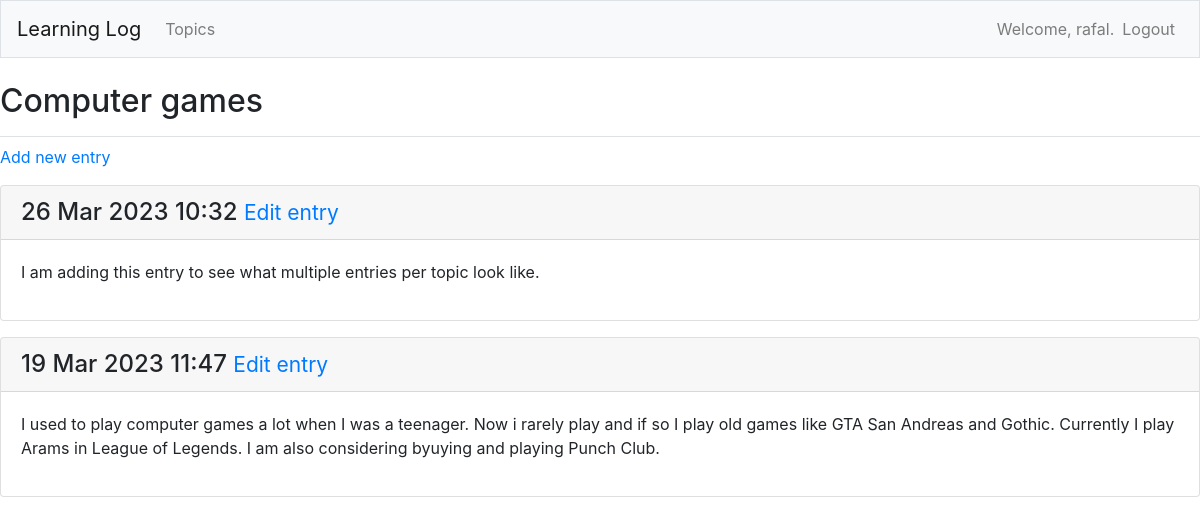
Page /topics/4 (signed in) on the earlier database version.
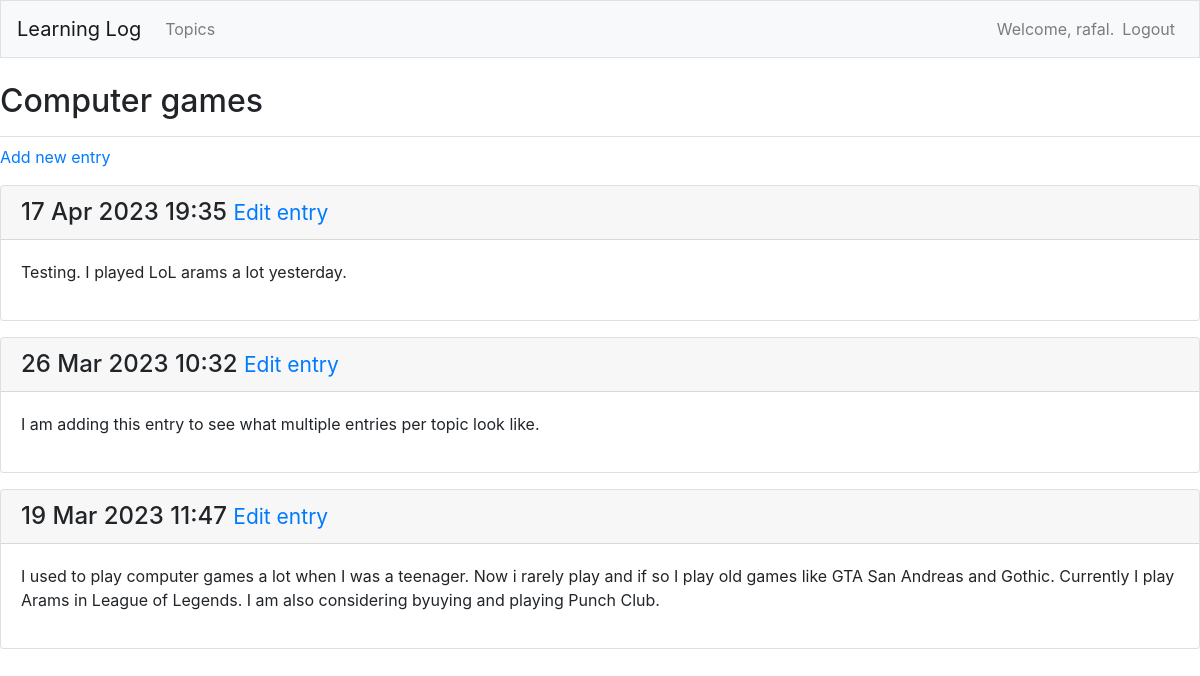
Same page on the later database version.
### learning_logs/models.py (models this page shows, shortened)
class Entry(models.Model):
    topic = models.ForeignKey(Topic, on_delete=models.CASCADE)
    text = models.TextField()
    date_added = models.DateTimeField(auto_now_add=True)
    class Meta:
        verbose_name_plural = "entries"

### learning_logs/views.py (the view)
# urls.py: path("topics/<int:topic_id>", views.topic, name="topic"),
@login_required
def topic(request, topic_id):
    topic = Topic.objects.get(id=topic_id)
    if topic.owner != request.user:
        raise Http404
    entries = topic.entry_set.order_by("-date_added")
    context = {"topic": topic, "entries": entries}
    return render(request, "learning_logs/topic.html", context)

### learning_logs/models.py (called while the page is built)
    def __str__(self):
        return self.text

### learning_logs/templates/learning_logs/topic.html
{% extends "learning_logs/base.html" %}
{% block page_header %}
<h2>{{ topic }}</h2>
{% endblock page_header %}
{% block content %}
<p>
    <a href="{% url 'learning_logs:new_entry' topic.id %}">Add new entry</a>
</p>
{% for entry in entries %}
<div class="card mb-3">
    <h4 class="card-header">
        {{ entry.date_added|date:'d M Y H:i' }}
        <small><a href="{% url 'learning_logs:edit_entry' entry.id %}">Edit entry</a></small>
    </h4>
    <div class="card-body">
        {{ entry.text|linebreaks}}
    </div>
</div>
{% empty %}
Not entries added yet.
{% endfor %}
{% endblock content %}

Differences in the rows shown:
added Entry: date_added "17 Apr 2023 19:35", text "Testing. I played LoL arams a lot yesterday."
